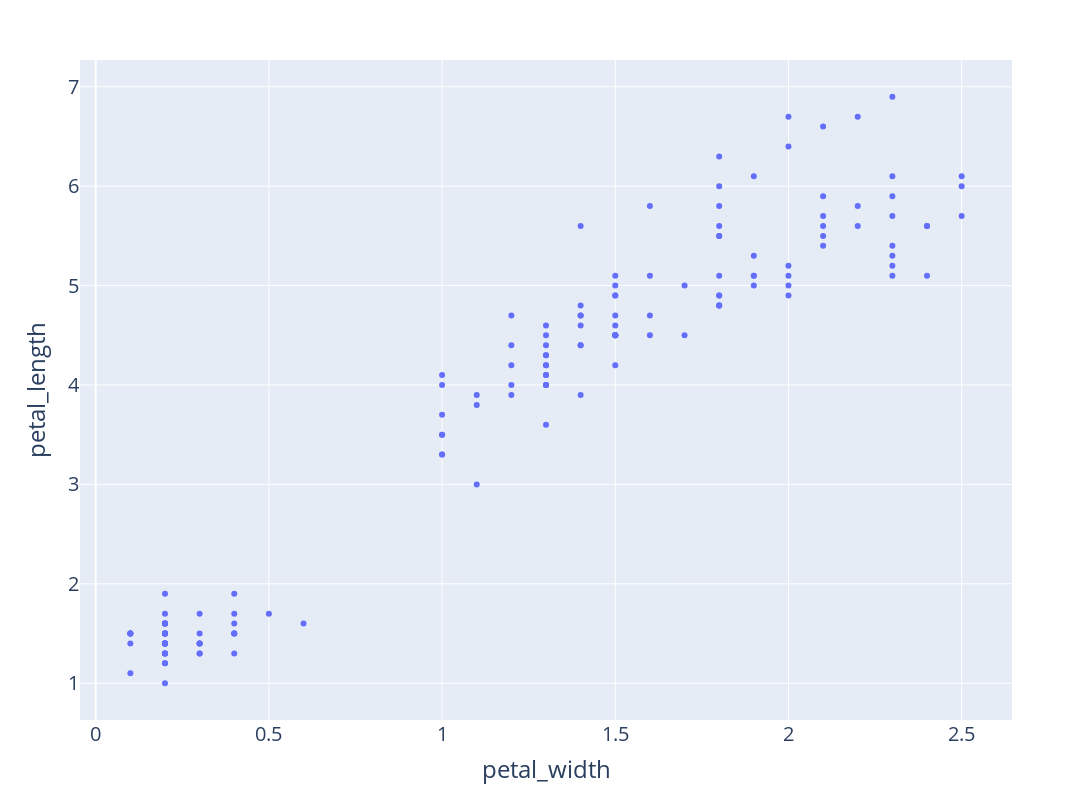

Notebook source saved alongside this figure:
### Markdown cell above
### Scatterplot

A scatterplot is the most common visualization for 2 numeric variables

### Code cell
fig = px.scatter(df_iris, x="petal_width", y="petal_length", width=1600, height=800) # specify dataframe and columns for x/y
fig.update_layout(font_size=20);
fig.show()

### Figure 1 — Plotly figure (JSON) as saved in the notebook; plotly's stock layout.template omitted (floating-point values rounded to 4 significant figures; data arrays with more than 128 entries replaced by an {"elided": "..."} marker saying what was removed)
{"data": [{"hovertemplate": "petal_width=%{x}<br>petal_length=%{y}<extra></extra>", "legendgroup": "", "marker": {"color": "#636efa", "symbol": "circle"}, "mode": "markers", "name": "", "orientation": "v", "showlegend": false, "type": "scatter", "x": {"elided": "150 float values"}, "xaxis": "x", "y": {"elided": "150 float values"}, "yaxis": "y"}], "layout": {"font": {"size": 20}, "height": 800, "legend": {"tracegroupgap": 0}, "margin": {"t": 60}, "width": 1600, "xaxis": {"anchor": "y", "domain": [0, 1], "title": {"text": "petal_width"}}, "yaxis": {"anchor": "x", "domain": [0, 1], "title": {"text": "petal_length"}}}}
